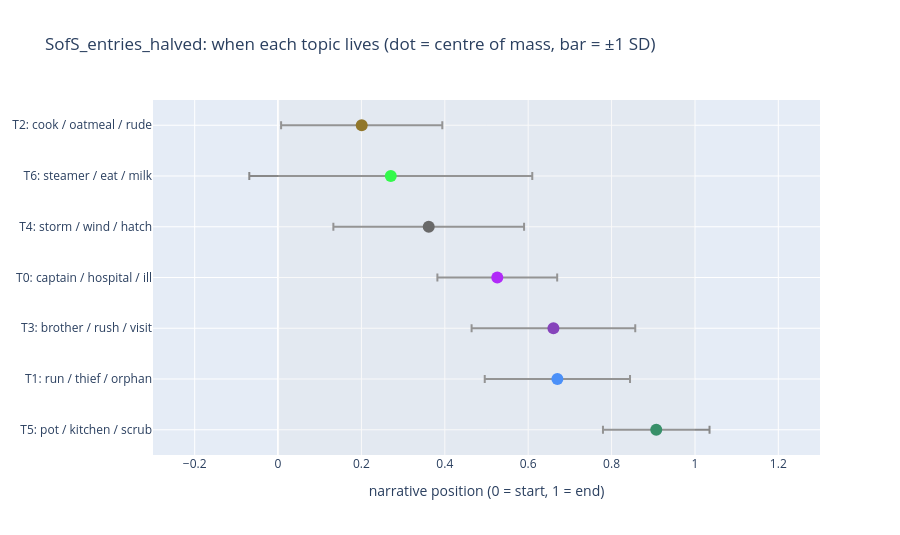

The code cell stored with this chart in its notebook:
### Markdown cell above
### 9d. Each topic's arc: when does it live?

One row per topic. The dot is the topic's **centre of mass** along the narrative (0 = first entry, 1 = last) and the bar is ± one standard deviation of its weight: a short bar means a topic concentrated in one phase of the book, a long bar means it recurs throughout. (A topic spread perfectly evenly would have a standard deviation of about 0.29.)

### Code cell
posn = book_df["pos"].values / max(1, n_ent - 1)
mass = Wz.sum(axis=0)
centroid = (Wz * posn[:, None]).sum(axis=0) / mass
spread = np.sqrt((Wz * (posn[:, None] - centroid) ** 2).sum(axis=0) / mass)

def arc_label(c, s):
    if s > 0.24:
        return "recurs throughout"
    return "early" if c < 0.33 else ("middle" if c < 0.67 else "late")

peak_i = Ps.argmax(axis=0)
topic_summary = pd.DataFrame({
    "topic": range(K), "label": [topic_label[t] for t in range(K)], "kind": topic_info["kind"],
    "top_terms": [", ".join(top_terms[t][:8]) for t in range(K)],
    "share_of_book": mass / mass.sum(), "centroid": centroid, "spread": spread,
    "arc": [arc_label(c, s) for c, s in zip(centroid, spread)],
    "peak_entry": book_df.loc[peak_i, "entry_id"].values, "peak_date": book_df.loc[peak_i, "date"].values,
    "peak_share": Ps[peak_i, np.arange(K)],
})
order = np.argsort(centroid)
fig = go.Figure(go.Scatter(
    x=centroid[order], y=[topic_label[t][:50] for t in order], mode="markers",
    marker=dict(size=12, color=[topic_color(t) for t in order]),
    error_x=dict(type="data", array=spread[order], color="#888", thickness=2),
    customdata=np.stack([topic_summary.loc[order, "arc"], topic_summary.loc[order, "peak_entry"], topic_summary.loc[order, "share_of_book"]], axis=1),
    hovertemplate="%{y}<br>%{customdata[0]}; peak at %{customdata[1]}<br>share of book: %{customdata[2]:.0%}<extra></extra>"))
fig.update_layout(title=f"{TITLE}: when each topic lives (dot = centre of mass, bar = ±1 SD)",
                  xaxis=dict(title="narrative position (0 = start, 1 = end)", range=[-0.3, 1.3]), height=max(320, 55 * K + 150))
fig.add_vrect(x0=0, x1=1, fillcolor="lightgrey", opacity=0.15, line_width=0)
yaxis_order = [topic_label[t][:50] for t in order]
fig.update_yaxes(categoryorder="array", categoryarray=yaxis_order[::-1])
show(fig, "08_topic_arcs")
topic_summary.drop(columns=["label"]).round(3)

### Figure 1 — Plotly figure (JSON) as saved in the notebook; plotly's stock layout.template omitted (floating-point values rounded to 4 significant figures)
{"data": [{"customdata": [["early", "chc02_e11", 0.08775], ["recurs throughout", "chc01_e1", 0.1297], ["middle", "chc02_e20", 0.1612], ["middle", "chc03_e18", 0.1232], ["middle", "chc04_e11", 0.1127], ["late", "chc04_e5", 0.164], ["late", "chc05_e4", 0.2214]], "error_x": {"array": [0.1933, 0.3394, 0.2287, 0.1437, 0.1963, 0.1742, 0.1278], "color": "#888", "thickness": 2, "type": "data"}, "hovertemplate": "%{y}<br>%{customdata[0]}; peak at %{customdata[1]}<br>share of book: %{customdata[2]:.0%}<extra></extra>", "marker": {"color": ["#85660D", "#16FF32", "#565656", "#AA0DFE", "#782AB6", "#3283FE", "#1C8356"], "size": 12}, "mode": "markers", "type": "scatter", "x": [0.2006, 0.2704, 0.3614, 0.5259, 0.6605, 0.67, 0.9072], "y": ["T2: cook / oatmeal / rude", "T6: steamer / eat / milk", "T4: storm / wind / hatch", "T0: captain / hospital / ill", "T3: brother / rush / visit", "T1: run / thief / orphan", "T5: pot / kitchen / scrub"]}], "layout": {"height": 535, "shapes": [{"fillcolor": "lightgrey", "line": {"width": 0}, "opacity": 0.15, "type": "rect", "x0": 0, "x1": 1, "xref": "x", "y0": 0, "y1": 1, "yref": "y domain"}], "title": {"text": "SofS_entries_halved: when each topic lives (dot = centre of mass, bar = ±1 SD)"}, "xaxis": {"range": [-0.3, 1.3], "title": {"text": "narrative position (0 = start, 1 = end)"}}, "yaxis": {"categoryarray": ["T5: pot / kitchen / scrub", "T1: run / thief / orphan", "T3: brother / rush / visit", "T0: captain / hospital / ill", "T4: storm / wind / hatch", "T6: steamer / eat / milk", "T2: cook / oatmeal / rude"], "categoryorder": "array"}}}
